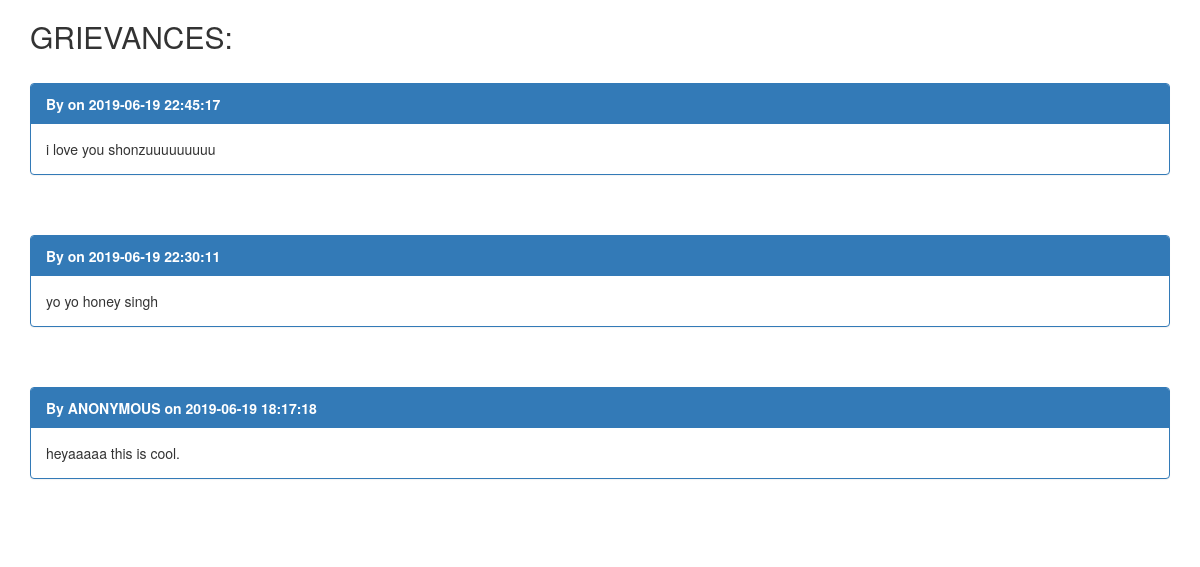
The page /mess/anony.php (signed in) on the database its author committed.
### tables this page shows
CREATE TABLE `grievances` (
  `comment_id` int(5) NOT NULL,
  `username` varchar(255) NOT NULL DEFAULT 'ANONYMOUS',
  `comment` varchar(600) NOT NULL,
  `date` datetime NOT NULL DEFAULT current_timestamp()
);

### mess/anony.php (the view, shortened to what this page needs)
<!DOCTYPE html>
<?php
    $connection = mysqli_connect('localhost','root','','users');
    $query = "SELECT * FROM grievances order by date desc";
    $result = mysqli_query($connection,$query);
?>
<html lang="en">
<head>
  <link rel="stylesheet" href="https://maxcdn.bootstrapcdn.com/bootstrap/3.4.0/css/bootstrap.min.css">
</head>
<body>
<div class="container">
  <h2>GRIEVANCES:</h2>
<br>
    <?php
        while($row=mysqli_fetch_assoc($result))
        {
            $username=$row['username'];
            $date=$row['date'];
            $comments=$row['comment'];
           echo "
           <div class='panel-group'>
           <div class='panel panel-primary'>
           <div class='panel-heading'><b>By $username on $date</b></div>
            <div class='panel-body'>$comments</div>
             </div>
  </div>
            <br>
            <br>";
        }
         ?>
</div>
</body>
</html>

### rows shown on the page
grievances: date "2019-06-19 22:45:17", comment "i love you shonzuuuuuuuuu"
grievances: date "2019-06-19 22:30:11", comment "yo yo honey singh"
grievances: username "ANONYMOUS", date "2019-06-19 18:17:18", comment "heyaaaaa this is cool."
